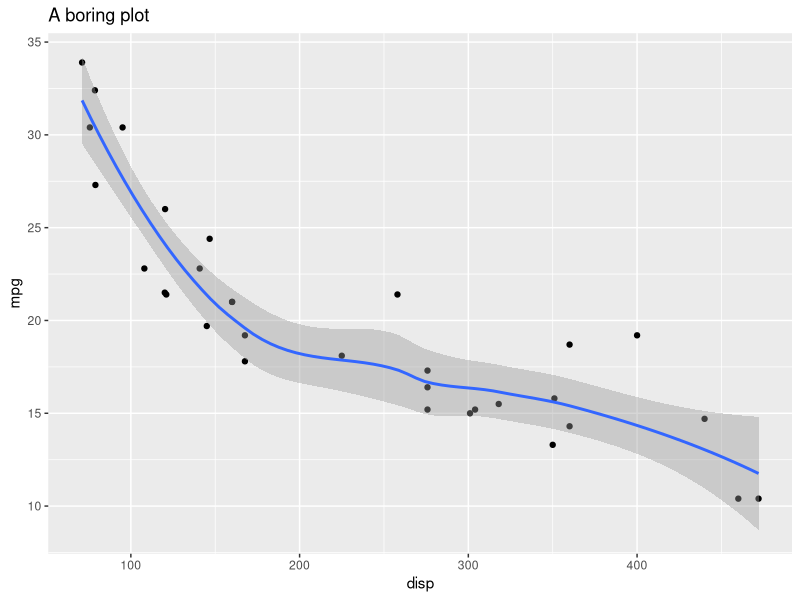

Write R code to recreate this figure.
## ---- chunk 1
knitr::opts_chunk$set(dev = "ragg_png")
## ---- chunk 2
library(tidyverse)
ggplot(mtcars, aes(disp,mpg))+
  geom_point()+
  geom_smooth()+
  labs(title = "A boring plot")
